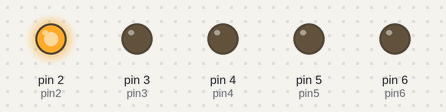
A sketch run on a simulated Arduino Uno, built with avr-gcc and run on an emulated ATmega328P. On the bench: output pins drawn as LEDs (lit = HIGH).

Above: at 0.05 s.
At 0.75 s:
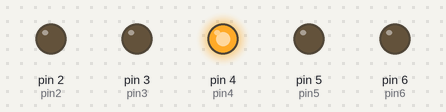
At 1.45 s:
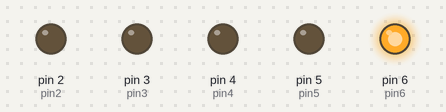
At 2.15 s:
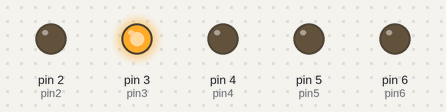
At 2.85 s:
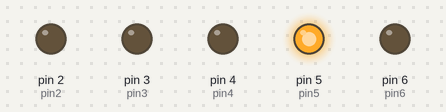
Timing chart, 0 to 3.1 s (numbered marks = the images above):
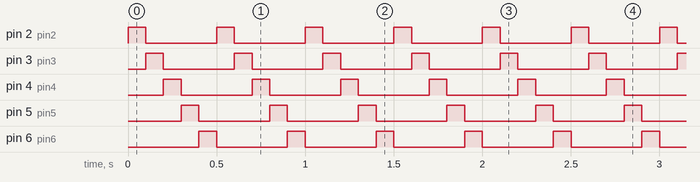

The sketch:

notes_030518.ino
```cpp
int pin2 = 2;
int pin3 = 3;
int pin4 = 4;
int pin5 = 5;
int pin6 = 6;

void setup() {
  pinMode(2, OUTPUT);
  pinMode(3, OUTPUT);
  pinMode(4, OUTPUT);
  pinMode(5, OUTPUT);
  pinMode(6, OUTPUT);
}

void loop() {
  digitalWrite(pin2, LOW);
  digitalWrite(pin3, LOW);
  digitalWrite(pin4, LOW);
  digitalWrite(pin5, LOW);
  digitalWrite(pin6, LOW);

  digitalWrite(pin2, HIGH);
  digitalWrite(pin3, LOW);
  digitalWrite(pin4, LOW);
  digitalWrite(pin5, LOW);
  digitalWrite(pin6, LOW);
  delay(100);

  digitalWrite(pin2, LOW);
  digitalWrite(pin3, HIGH);
  digitalWrite(pin4, LOW);
  digitalWrite(pin5, LOW);
  digitalWrite(pin6, LOW);
  delay(100);

  digitalWrite(pin2, LOW);
  digitalWrite(pin3, LOW);
  digitalWrite(pin4, HIGH);
  digitalWrite(pin5, LOW);
  digitalWrite(pin6, LOW);
  delay(100);

  digitalWrite(pin2, LOW);
  digitalWrite(pin3, LOW);
  digitalWrite(pin4, LOW);
  digitalWrite(pin5, HIGH);
  digitalWrite(pin6, LOW);
  delay(100);

  digitalWrite(pin2, LOW);
  digitalWrite(pin3, LOW);
  digitalWrite(pin4, LOW);
  digitalWrite(pin5, LOW);
  digitalWrite(pin6, HIGH);
  delay(100);
}
```

Measured:
- by itself, pin 2 (pin2), pin 3 (pin3), pin 4 (pin4), pin 5 (pin5), pin 6 (pin6): alternates HIGH for 0.10 s and LOW for 0.40 s
